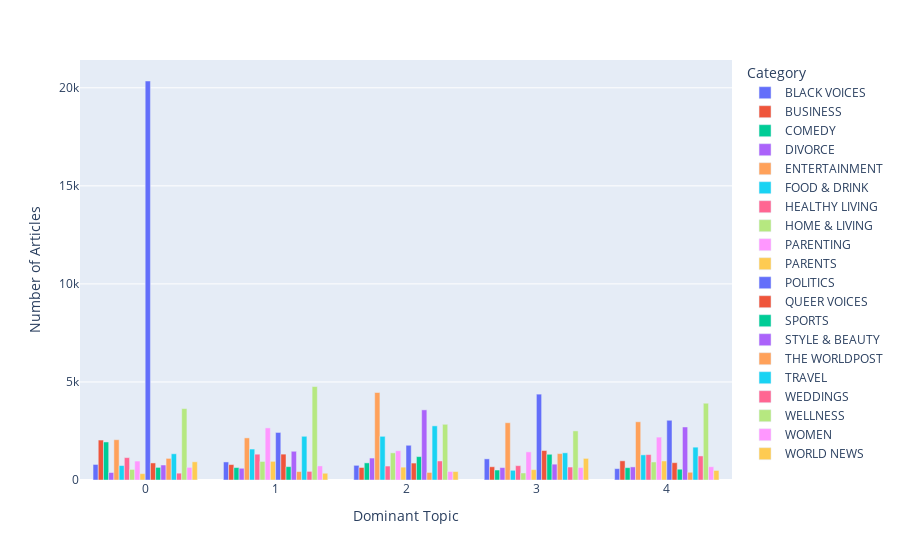

The notebook cell saved with this chart:
### Markdown cell above
## (2) Topic Volum across Top Category

### Code cell
fig = px.bar(top_category_dominant_topic_df, 
             x='Dominant_Topic', 
             y='Count',
             text='Count',
             hover_data=['Topic_Keywords'],
             color='Category',
             labels={'Count':'Number of Articles','Dominant_Topic':'Dominant Topic'},
             barmode="group",
             )

fig.update_traces(textposition='outside')
fig.update_layout(uniformtext_minsize=8, uniformtext_mode='hide')

fig.show()

### Figure 1 — Plotly figure (JSON) as saved in the notebook; plotly's stock layout.template omitted (floating-point values rounded to 4 significant figures)
{"data": [{"alignmentgroup": "True", "customdata": [["studi, poll, health, idea, new, network, guid, hous, diy, plan"], ["parent, tip, dress, kid, thing, life, child, video, cancer, day"], ["photo, video, week, new, day, divorc, style, best, recip, love"], ["video, marriag, hotel, healthi, craft, school, wed, happi, date, teen"], ["photo, wed, fashion, way, day, need, talk, video, mom, make"]], "hovertemplate": "Category=BLACK VOICES<br>Dominant Topic=%{x}<br>Number of Articles=%{text}<br>Topic_Keywords=%{customdata[0]}<extra></extra>", "legendgroup": "BLACK VOICES", "marker": {"color": "#636efa", "pattern": {"shape": ""}}, "name": "BLACK VOICES", "offsetgroup": "BLACK VOICES", "orientation": "v", "showlegend": true, "text": [793, 921, 748, 1078, 579], "textposition": "outside", "type": "bar", "x": [0, 1, 2, 3, 4], "xaxis": "x", "y": [793, 921, 748, 1078, 579], "yaxis": "y"}, {"alignmentgroup": "True", "customdata": [["studi, poll, health, idea, new, network, guid, hous, diy, plan"], ["parent, tip, dress, kid, thing, life, child, video, cancer, day"], ["photo, video, week, new, day, divorc, style, best, recip, love"], ["video, marriag, hotel, healthi, craft, school, wed, happi, date, teen"], ["photo, wed, fashion, way, day, need, talk, video, mom, make"]], "hovertemplate": "Category=BUSINESS<br>Dominant Topic=%{x}<br>Number of Articles=%{text}<br>Topic_Keywords=%{customdata[0]}<extra></extra>", "legendgroup": "BUSINESS", "marker": {"color": "#EF553B", "pattern": {"shape": ""}}, "name": "BUSINESS", "offsetgroup": "BUSINESS", "orientation": "v", "showlegend": true, "text": [2037, 787, 638, 675, 978], "textposition": "outside", "type": "bar", "x": [0, 1, 2, 3, 4], "xaxis": "x", "y": [2037, 787, 638, 675, 978], "yaxis": "y"}, {"alignmentgroup": "True", "customdata": [["studi, poll, health, idea, new, network, guid, hous, diy, plan"], ["parent, tip, dress, kid, thing, life, child, video, cancer, day"], ["photo, video, week, new, day, divorc, style, best, recip, love"], ["video, marriag, hotel, healthi, craft, school, wed, happi, date, teen"], ["photo, wed, fashion, way, day, need, talk, video, mom, make"]], "hovertemplate": "Category=COMEDY<br>Dominant Topic=%{x}<br>Number of Articles=%{text}<br>Topic_Keywords=%{customdata[0]}<extra></extra>", "legendgroup": "COMEDY", "marker": {"color": "#00cc96", "pattern": {"shape": ""}}, "name": "COMEDY", "offsetgroup": "COMEDY", "orientation": "v", "showlegend": true, "text": [1940, 634, 873, 509, 630], "textposition": "outside", "type": "bar", "x": [0, 1, 2, 3, 4], "xaxis": "x", "y": [1940, 634, 873, 509, 630], "yaxis": "y"}, {"alignmentgroup": "True", "customdata": [["studi, poll, health, idea, new, network, guid, hous, diy, plan"], ["parent, tip, dress, kid, thing, life, child, video, cancer, day"], ["photo, video, week, new, day, divorc, style, best, recip, love"], ["video, marriag, hotel, healthi, craft, school, wed, happi, date, teen"], ["photo, wed, fashion, way, day, need, talk, video, mom, make"]], "hovertemplate": "Category=DIVORCE<br>Dominant Topic=%{x}<br>Number of Articles=%{text}<br>Topic_Keywords=%{customdata[0]}<extra></extra>", "legendgroup": "DIVORCE", "marker": {"color": "#ab63fa", "pattern": {"shape": ""}}, "name": "DIVORCE", "offsetgroup": "DIVORCE", "orientation": "v", "showlegend": true, "text": [382, 598, 1119, 634, 668], "textposition": "outside", "type": "bar", "x": [0, 1, 2, 3, 4], "xaxis": "x", "y": [382, 598, 1119, 634, 668], "yaxis": "y"}, {"alignmentgroup": "True", "customdata": [["studi, poll, health, idea, new, network, guid, hous, diy, plan"], ["parent, tip, dress, kid, thing, life, child, video, cancer, day"], ["photo, video, week, new, day, divorc, style, best, recip, love"], ["video, marriag, hotel, healthi, craft, school, wed, happi, date, teen"], ["photo, wed, fashion, way, day, need, talk, video, mom, make"]], "hovertemplate": "Category=ENTERTAINMENT<br>Dominant Topic=%{x}<br>Number of Articles=%{text}<br>Topic_Keywords=%{customdata[0]}<extra></extra>", "legendgroup": "ENTERTAINMENT", "marker": {"color": "#FFA15A", "pattern": {"shape": ""}}, "name": "ENTERTAINMENT", "offsetgroup": "ENTERTAINMENT", "orientation": "v", "showlegend": true, "text": [2055, 2148, 4462, 2921, 2969], "textposition": "outside", "type": "bar", "x": [0, 1, 2, 3, 4], "xaxis": "x", "y": [2055, 2148, 4462, 2921, 2969], "yaxis": "y"}, {"alignmentgroup": "True", "customdata": [["studi, poll, health, idea, new, network, guid, hous, diy, plan"], ["parent, tip, dress, kid, thing, life, child, video, cancer, day"], ["photo, video, week, new, day, divorc, style, best, recip, love"], ["video, marriag, hotel, healthi, craft, school, wed, happi, date, teen"], ["photo, wed, fashion, way, day, need, talk, video, mom, make"]], "hovertemplate": "Category=FOOD & DRINK<br>Dominant Topic=%{x}<br>Number of Articles=%{text}<br>Topic_Keywords=%{customdata[0]}<extra></extra>", "legendgroup": "FOOD & DRINK", "marker": {"color": "#19d3f3", "pattern": {"shape": ""}}, "name": "FOOD & DRINK", "offsetgroup": "FOOD & DRINK", "orientation": "v", "showlegend": true, "text": [737, 1578, 2228, 495, 1282], "textposition": "outside", "type": "bar", "x": [0, 1, 2, 3, 4], "xaxis": "x", "y": [737, 1578, 2228, 495, 1282], "yaxis": "y"}, {"alignmentgroup": "True", "customdata": [["studi, poll, health, idea, new, network, guid, hous, diy, plan"], ["parent, tip, dress, kid, thing, life, child, video, cancer, day"], ["photo, video, week, new, day, divorc, style, best, recip, love"], ["video, marriag, hotel, healthi, craft, school, wed, happi, date, teen"], ["photo, wed, fashion, way, day, need, talk, video, mom, make"]], "hovertemplate": "Category=HEALTHY LIVING<br>Dominant Topic=%{x}<br>Number of Articles=%{text}<br>Topic_Keywords=%{customdata[0]}<extra></extra>", "legendgroup": "HEALTHY LIVING", "marker": {"color": "#FF6692", "pattern": {"shape": ""}}, "name": "HEALTHY LIVING", "offsetgroup": "HEALTHY LIVING", "orientation": "v", "showlegend": true, "text": [1142, 1316, 712, 731, 1296], "textposition": "outside", "type": "bar", "x": [0, 1, 2, 3, 4], "xaxis": "x", "y": [1142, 1316, 712, 731, 1296], "yaxis": "y"}, {"alignmentgroup": "True", "customdata": [["studi, poll, health, idea, new, network, guid, hous, diy, plan"], ["parent, tip, dress, kid, thing, life, child, video, cancer, day"], ["photo, video, week, new, day, divorc, style, best, recip, love"], ["video, marriag, hotel, healthi, craft, school, wed, happi, date, teen"], ["photo, wed, fashion, way, day, need, talk, video, mom, make"]], "hovertemplate": "Category=HOME & LIVING<br>Dominant Topic=%{x}<br>Number of Articles=%{text}<br>Topic_Keywords=%{customdata[0]}<extra></extra>", "legendgroup": "HOME & LIVING", "marker": {"color": "#B6E880", "pattern": {"shape": ""}}, "name": "HOME & LIVING", "offsetgroup": "HOME & LIVING", "orientation": "v", "showlegend": true, "text": [539, 945, 1384, 358, 920], "textposition": "outside", "type": "bar", "x": [0, 1, 2, 3, 4], "xaxis": "x", "y": [539, 945, 1384, 358, 920], "yaxis": "y"}, {"alignmentgroup": "True", "customdata": [["studi, poll, health, idea, new, network, guid, hous, diy, plan"], ["parent, tip, dress, kid, thing, life, child, video, cancer, day"], ["photo, video, week, new, day, divorc, style, best, recip, love"], ["video, marriag, hotel, healthi, craft, school, wed, happi, date, teen"], ["photo, wed, fashion, way, day, need, talk, video, mom, make"]], "hovertemplate": "Category=PARENTING<br>Dominant Topic=%{x}<br>Number of Articles=%{text}<br>Topic_Keywords=%{customdata[0]}<extra></extra>", "legendgroup": "PARENTING", "marker": {"color": "#FF97FF", "pattern": {"shape": ""}}, "name": "PARENTING", "offsetgroup": "PARENTING", "orientation": "v", "showlegend": true, "text": [967, 2657, 1493, 1434, 2187], "textposition": "outside", "type": "bar", "x": [0, 1, 2, 3, 4], "xaxis": "x", "y": [967, 2657, 1493, 1434, 2187], "yaxis": "y"}, {"alignmentgroup": "True", "customdata": [["studi, poll, health, idea, new, network, guid, hous, diy, plan"], ["parent, tip, dress, kid, thing, life, child, video, cancer, day"], ["photo, video, week, new, day, divorc, style, best, recip, love"], ["video, marriag, hotel, healthi, craft, school, wed, happi, date, teen"], ["photo, wed, fashion, way, day, need, talk, video, mom, make"]], "hovertemplate": "Category=PARENTS<br>Dominant Topic=%{x}<br>Number of Articles=%{text}<br>Topic_Keywords=%{customdata[0]}<extra></extra>", "legendgroup": "PARENTS", "marker": {"color": "#FECB52", "pattern": {"shape": ""}}, "name": "PARENTS", "offsetgroup": "PARENTS", "orientation": "v", "showlegend": true, "text": [325, 952, 655, 529, 972], "textposition": "outside", "type": "bar", "x": [0, 1, 2, 3, 4], "xaxis": "x", "y": [325, 952, 655, 529, 972], "yaxis": "y"}, {"alignmentgroup": "True", "customdata": [["studi, poll, health, idea, new, network, guid, hous, diy, plan"], ["parent, tip, dress, kid, thing, life, child, video, cancer, day"], ["photo, video, week, new, day, divorc, style, best, recip, love"], ["video, marriag, hotel, healthi, craft, school, wed, happi, date, teen"], ["photo, wed, fashion, way, day, need, talk, video, mom, make"]], "hovertemplate": "Category=POLITICS<br>Dominant Topic=%{x}<br>Number of Articles=%{text}<br>Topic_Keywords=%{customdata[0]}<extra></extra>", "legendgroup": "POLITICS", "marker": {"color": "#636efa", "pattern": {"shape": ""}}, "name": "POLITICS", "offsetgroup": "POLITICS", "orientation": "v", "showlegend": true, "text": [20347, 2425, 1771, 4379, 3046], "textposition": "outside", "type": "bar", "x": [0, 1, 2, 3, 4], "xaxis": "x", "y": [20347, 2425, 1771, 4379, 3046], "yaxis": "y"}, {"alignmentgroup": "True", "customdata": [["studi, poll, health, idea, new, network, guid, hous, diy, plan"], ["parent, tip, dress, kid, thing, life, child, video, cancer, day"], ["photo, video, week, new, day, divorc, style, best, recip, love"], ["video, marriag, hotel, healthi, craft, school, wed, happi, date, teen"], ["photo, wed, fashion, way, day, need, talk, video, mom, make"]], "hovertemplate": "Category=QUEER VOICES<br>Dominant Topic=%{x}<br>Number of Articles=%{text}<br>Topic_Keywords=%{customdata[0]}<extra></extra>", "legendgroup": "QUEER VOICES", "marker": {"color": "#EF553B", "pattern": {"shape": ""}}, "name": "QUEER VOICES", "offsetgroup": "QUEER VOICES", "orientation": "v", "showlegend": true, "text": [870, 1319, 864, 1502, 883], "textposition": "outside", "type": "bar", "x": [0, 1, 2, 3, 4], "xaxis": "x", "y": [870, 1319, 864, 1502, 883], "yaxis": "y"}, {"alignmentgroup": "True", "customdata": [["studi, poll, health, idea, new, network, guid, hous, diy, plan"], ["parent, tip, dress, kid, thing, life, child, video, cancer, day"], ["photo, video, week, new, day, divorc, style, best, recip, love"], ["video, marriag, hotel, healthi, craft, school, wed, happi, date, teen"], ["photo, wed, fashion, way, day, need, talk, video, mom, make"]], "hovertemplate": "Category=SPORTS<br>Dominant Topic=%{x}<br>Number of Articles=%{text}<br>Topic_Keywords=%{customdata[0]}<extra></extra>", "legendgroup": "SPORTS", "marker": {"color": "#00cc96", "pattern": {"shape": ""}}, "name": "SPORTS", "offsetgroup": "SPORTS", "orientation": "v", "showlegend": true, "text": [643, 682, 1193, 1312, 549], "textposition": "outside", "type": "bar", "x": [0, 1, 2, 3, 4], "xaxis": "x", "y": [643, 682, 1193, 1312, 549], "yaxis": "y"}, {"alignmentgroup": "True", "customdata": [["studi, poll, health, idea, new, network, guid, hous, diy, plan"], ["parent, tip, dress, kid, thing, life, child, video, cancer, day"], ["photo, video, week, new, day, divorc, style, best, recip, love"], ["video, marriag, hotel, healthi, craft, school, wed, happi, date, teen"], ["photo, wed, fashion, way, day, need, talk, video, mom, make"]], "hovertemplate": "Category=STYLE & BEAUTY<br>Dominant Topic=%{x}<br>Number of Articles=%{text}<br>Topic_Keywords=%{customdata[0]}<extra></extra>", "legendgroup": "STYLE & BEAUTY", "marker": {"color": "#ab63fa", "pattern": {"shape": ""}}, "name": "STYLE & BEAUTY", "offsetgroup": "STYLE & BEAUTY", "orientation": "v", "showlegend": true, "text": [765, 1465, 3577, 807, 2704], "textposition": "outside", "type": "bar", "x": [0, 1, 2, 3, 4], "xaxis": "x", "y": [765, 1465, 3577, 807, 2704], "yaxis": "y"}, {"alignmentgroup": "True", "customdata": [["studi, poll, health, idea, new, network, guid, hous, diy, plan"], ["parent, tip, dress, kid, thing, life, child, video, cancer, day"], ["photo, video, week, new, day, divorc, style, best, recip, love"], ["video, marriag, hotel, healthi, craft, school, wed, happi, date, teen"], ["photo, wed, fashion, way, day, need, talk, video, mom, make"]], "hovertemplate": "Category=THE WORLDPOST<br>Dominant Topic=%{x}<br>Number of Articles=%{text}<br>Topic_Keywords=%{customdata[0]}<extra></extra>", "legendgroup": "THE WORLDPOST", "marker": {"color": "#FFA15A", "pattern": {"shape": ""}}, "name": "THE WORLDPOST", "offsetgroup": "THE WORLDPOST", "orientation": "v", "showlegend": true, "text": [1102, 430, 385, 1346, 394], "textposition": "outside", "type": "bar", "x": [0, 1, 2, 3, 4], "xaxis": "x", "y": [1102, 430, 385, 1346, 394], "yaxis": "y"}, {"alignmentgroup": "True", "customdata": [["studi, poll, health, idea, new, network, guid, hous, diy, plan"], ["parent, tip, dress, kid, thing, life, child, video, cancer, day"], ["photo, video, week, new, day, divorc, style, best, recip, love"], ["video, marriag, hotel, healthi, craft, school, wed, happi, date, teen"], ["photo, wed, fashion, way, day, need, talk, video, mom, make"]], "hovertemplate": "Category=TRAVEL<br>Dominant Topic=%{x}<br>Number of Articles=%{text}<br>Topic_Keywords=%{customdata[0]}<extra></extra>", "legendgroup": "TRAVEL", "marker": {"color": "#19d3f3", "pattern": {"shape": ""}}, "name": "TRAVEL", "offsetgroup": "TRAVEL", "orientation": "v", "showlegend": true, "text": [1337, 2229, 2761, 1386, 1674], "textposition": "outside", "type": "bar", "x": [0, 1, 2, 3, 4], "xaxis": "x", "y": [1337, 2229, 2761, 1386, 1674], "yaxis": "y"}, {"alignmentgroup": "True", "customdata": [["studi, poll, health, idea, new, network, guid, hous, diy, plan"], ["parent, tip, dress, kid, thing, life, child, video, cancer, day"], ["photo, video, week, new, day, divorc, style, best, recip, love"], ["video, marriag, hotel, healthi, craft, school, wed, happi, date, teen"], ["photo, wed, fashion, way, day, need, talk, video, mom, make"]], "hovertemplate": "Category=WEDDINGS<br>Dominant Topic=%{x}<br>Number of Articles=%{text}<br>Topic_Keywords=%{customdata[0]}<extra></extra>", "legendgroup": "WEDDINGS", "marker": {"color": "#FF6692", "pattern": {"shape": ""}}, "name": "WEDDINGS", "offsetgroup": "WEDDINGS", "orientation": "v", "showlegend": true, "text": [349, 439, 971, 661, 1227], "textposition": "outside", "type": "bar", "x": [0, 1, 2, 3, 4], "xaxis": "x", "y": [349, 439, 971, 661, 1227], "yaxis": "y"}, {"alignmentgroup": "True", "customdata": [["studi, poll, health, idea, new, network, guid, hous, diy, plan"], ["parent, tip, dress, kid, thing, life, child, video, cancer, day"], ["photo, video, week, new, day, divorc, style, best, recip, love"], ["video, marriag, hotel, healthi, craft, school, wed, happi, date, teen"], ["photo, wed, fashion, way, day, need, talk, video, mom, make"]], "hovertemplate": "Category=WELLNESS<br>Dominant Topic=%{x}<br>Number of Articles=%{text}<br>Topic_Keywords=%{customdata[0]}<extra></extra>", "legendgroup": "WELLNESS", "marker": {"color": "#B6E880", "pattern": {"shape": ""}}, "name": "WELLNESS", "offsetgroup": "WELLNESS", "orientation": "v", "showlegend": true, "text": [3641, 4766, 2841, 2504, 3915], "textposition": "outside", "type": "bar", "x": [0, 1, 2, 3, 4], "xaxis": "x", "y": [3641, 4766, 2841, 2504, 3915], "yaxis": "y"}, {"alignmentgroup": "True", "customdata": [["studi, poll, health, idea, new, network, guid, hous, diy, plan"], ["parent, tip, dress, kid, thing, life, child, video, cancer, day"], ["photo, video, week, new, day, divorc, style, best, recip, love"], ["video, marriag, hotel, healthi, craft, school, wed, happi, date, teen"], ["photo, wed, fashion, way, day, need, talk, video, mom, make"]], "hovertemplate": "Category=WOMEN<br>Dominant Topic=%{x}<br>Number of Articles=%{text}<br>Topic_Keywords=%{customdata[0]}<extra></extra>", "legendgroup": "WOMEN", "marker": {"color": "#FF97FF", "pattern": {"shape": ""}}, "name": "WOMEN", "offsetgroup": "WOMEN", "orientation": "v", "showlegend": true, "text": [643, 718, 433, 634, 677], "textposition": "outside", "type": "bar", "x": [0, 1, 2, 3, 4], "xaxis": "x", "y": [643, 718, 433, 634, 677], "yaxis": "y"}, {"alignmentgroup": "True", "customdata": [["studi, poll, health, idea, new, network, guid, hous, diy, plan"], ["parent, tip, dress, kid, thing, life, child, video, cancer, day"], ["photo, video, week, new, day, divorc, style, best, recip, love"], ["video, marriag, hotel, healthi, craft, school, wed, happi, date, teen"], ["photo, wed, fashion, way, day, need, talk, video, mom, make"]], "hovertemplate": "Category=WORLD NEWS<br>Dominant Topic=%{x}<br>Number of Articles=%{text}<br>Topic_Keywords=%{customdata[0]}<extra></extra>", "legendgroup": "WORLD NEWS", "marker": {"color": "#FECB52", "pattern": {"shape": ""}}, "name": "WORLD NEWS", "offsetgroup": "WORLD NEWS", "orientation": "v", "showlegend": true, "text": [928, 344, 430, 1102, 486], "textposition": "outside", "type": "bar", "x": [0, 1, 2, 3, 4], "xaxis": "x", "y": [928, 344, 430, 1102, 486], "yaxis": "y"}], "layout": {"barmode": "group", "legend": {"title": {"text": "Category"}, "tracegroupgap": 0}, "margin": {"t": 60}, "uniformtext": {"minsize": 8, "mode": "hide"}, "xaxis": {"anchor": "y", "domain": [0, 1], "title": {"text": "Dominant Topic"}}, "yaxis": {"anchor": "x", "domain": [0, 1], "title": {"text": "Number of Articles"}}}}
